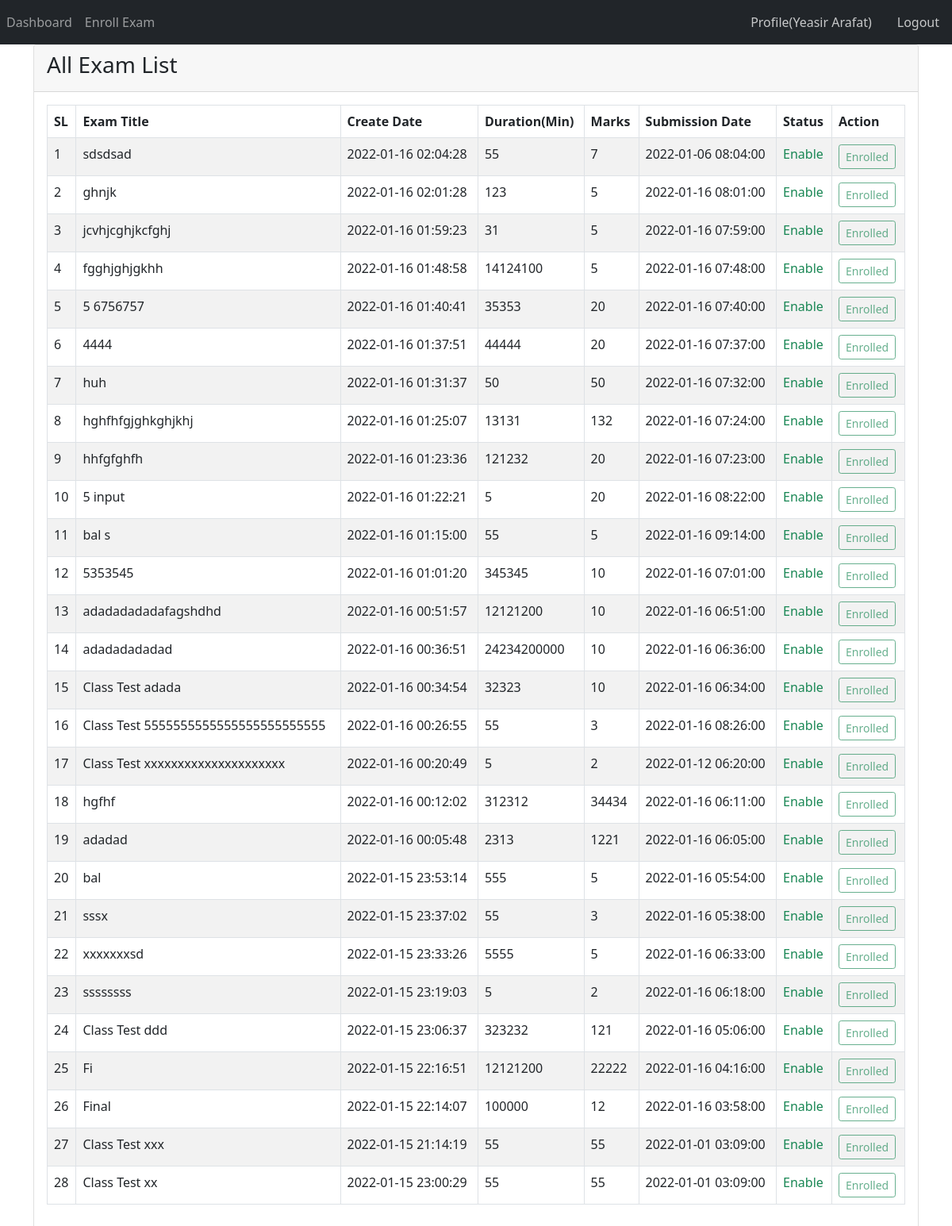
Screenshot of /student_dashboard.php (signed in) with the database file from the repository.
### tables this page shows
CREATE TABLE `std_exam_enrolled` (
  `id` int(10) NOT NULL,
  `exam_id` int(10) NOT NULL,
  `faculty_id` int(10) NOT NULL,
  `enrolled_exam_status` int(1) NOT NULL,
  `std_tbl_std_id` int(10) NOT NULL
);

CREATE TABLE `exam_tbl` (
  `exam_id` int(10) NOT NULL,
  `faculty_id` int(10) NOT NULL,
  `exam_title` varchar(100) NOT NULL,
  `exam_datetime` timestamp NULL DEFAULT current_timestamp() ON UPDATE current_timestamp(),
  `exam_duration` float DEFAULT NULL,
  `qsn1` text DEFAULT NULL,
  `exam_status` binary(1) DEFAULT NULL,
  `total_marks` float DEFAULT 0,
  `exam_declaration_datetime` datetime DEFAULT NULL,
  `sol1` text DEFAULT NULL,
  `qsn2` text DEFAULT NULL,
  `qsn3` text DEFAULT NULL,
  `sol2` text DEFAULT NULL,
  `sol3` text DEFAULT NULL,
  `qsn4` text DEFAULT NULL,
  `qsn5` text DEFAULT NULL,
  `sol4` text DEFAULT NULL,
  `sol5` text DEFAULT NULL
);

### lib/Database.php (called while the page is built, shortened)
<?php
class Database
{
    public $host = DB_HOST;
    public $user = DB_USER;
    public $pass = DB_PASS;
    public $dbname = DB_NAME;
    public $link;
    private function connectDB()
    {
        $this->link = new mysqli($this->host, $this->user, $this->pass, $this->dbname);
    }
    public function select($query)
    {
        $result = $this->link->query($query) or die($this->link->error . __LINE__);
        if ($result->num_rows > 0) {
            return $result;
        } else {
            return false;
        }
    }
}

### lib/Session.php (called while the page is built, shortened)
<?php
class Session
{
    public static function get($key)
    {
        if (isset($_SESSION[$key])) {
            return $_SESSION[$key];
        } else {
            return false;
        }
    }
}

### class/Student.php (called while the page is built, shortened)
<?php
require_once('./lib/Database.php');
class Student
{
    private $db;
    public function __construct()
    {
        $this->db = new Database();
    }
    public function getExamList($std_id)
    {
        $query = "SELECT exam_tbl.* ,std_exam_enrolled.enrolled_exam_status FROM `exam_tbl`
        LEFT JOIN std_exam_enrolled ON exam_tbl.exam_id = std_exam_enrolled.exam_id AND std_exam_enrolled.std_tbl_std_id = '$std_id'  ORDER BY exam_tbl.exam_id DESC";
        $result = $this->db->select($query);
        return $result;
    }
}

### student_dashboard.php (the view, shortened to what this page needs)
<?php
include 'lib/Session.php';
include 'lib/Database.php';
include 'class/Student.php';
$student = new Student();
$studentId =  Session::get('id');
?>
<!DOCTYPE html>
<html lang="en">
<head>
    <link rel="stylesheet" href="assets/css/bootstrap.min.css">
    <link rel="stylesheet" href="assets/css/style.css">
</head>
<body>
    <?php include 'navbarstudent.php' ; ?>
    <div class="container">
        <div class="card">
            <div class="card-header">
                <div class="row">
                    <div class="col-md-12">
                        <h3 class="panel-title">All Exam List</h3>
                    </div>
                </div>
            </div>
            <div class="card-body">
                <div class="table-responsive">
                    <table id="exam_data_table" class="table table-bordered table-striped table-hover">
                        <thead>
                            <tr>
                                <th>SL</th>
                                <th>Exam Title</th>
                                <th>Create Date</th>
                                <th>Duration(Min)</th>
                                <th>Marks</th>
                                <th>Submission Date</th>
                                <th>Status</th>
                                <th>Action</th>
                            </tr>
                        </thead>
                        <tbody>
                            <?php
                            $results = $student->getExamList($studentId);
                            $i = 0;
                            if ($results) {
                                foreach ($results as $value) {
                                    $i++;
                            ?>
                                    <tr>
                                        <td><?php echo $i; ?></td>
                                        <td><?php echo $value['exam_title']; ?></td>
                                        <td><?php echo $value['exam_datetime']; ?></td>
                                        <td><?php echo $value['exam_duration']; ?></td>
                                        <td><?php echo $value['total_marks']; ?></td>
                                        <td><?php echo $value['exam_declaration_datetime']; ?></td>
                                        <td>
                                            <?php
                                            $status = $value['exam_status'];
                                            if ($status == 0) {
                                                echo "<span class='text-success'>Enable</span>";
                                            } else {
                                                echo "<span class='text-warning'>Disable</span>";
                                            }
                                            ?>
                                        </td>
                                        <td>
                                            <?php
                                            if ($status == 0) {
                                                $enroll_status = $value['enrolled_exam_status'];
                                                if ($enroll_status==1 ) {
                                                    ?>
                                                    <button class="btn btn-outline-success btn-sm " disabled>Enrolled</button>
                                                <?php
                                            }   elseif ($enroll_status==2 ) {
                                                    ?>
                                                    <button class="btn btn-outline-danger btn-sm " disabled>Declined</button>
                                                <?php
                                            }  else {
                                                    ?>
                                                <a class="btn btn-outline-success btn-sm disable" href="?examEnrollReq=<?php echo $value['exam_id']; ?>">Enroll Now</a>
                                            <?php
                                                }
                                            }
                                            ?>
                                        </td>
                                    </tr>
                            <?php
                                }
                            }
                            ?>
                        </tbody>
                    </table>
                </div>
            </div>
        </div>
    </div>
</body>
</html>

### rows the page displays
std_exam_enrolled: exam.exam_title "sdsdsad", exam.exam_datetime "2022-01-16 02:04:28", exam.exam_duration "55", exam.total_marks "7", exam.exam_declaration_datetime "2022-01-06 08:04:00", enrolled_exam_status "Enrolled"
std_exam_enrolled: exam.exam_title "ghnjk", exam.exam_datetime "2022-01-16 02:01:28", exam.exam_duration "123", exam.total_marks "5", exam.exam_declaration_datetime "2022-01-16 08:01:00", enrolled_exam_status "Enrolled"
std_exam_enrolled: exam.exam_title "jcvhjcghjkcfghj", exam.exam_datetime "2022-01-16 01:59:23", exam.exam_duration "31", exam.total_marks "5", exam.exam_declaration_datetime "2022-01-16 07:59:00", enrolled_exam_status "Enrolled"
std_exam_enrolled: exam.exam_title "fgghjghjgkhh", exam.exam_datetime "2022-01-16 01:48:58", exam.exam_duration "14124100", exam.total_marks "5", exam.exam_declaration_datetime "2022-01-16 07:48:00", enrolled_exam_status "Enrolled"
std_exam_enrolled: exam.exam_title "5 6756757", exam.exam_datetime "2022-01-16 01:40:41", exam.exam_duration "35353", exam.total_marks "20", exam.exam_declaration_datetime "2022-01-16 07:40:00", enrolled_exam_status "Enrolled"
std_exam_enrolled: exam.exam_title "4444", exam.exam_datetime "2022-01-16 01:37:51", exam.exam_duration "44444", exam.total_marks "20", exam.exam_declaration_datetime "2022-01-16 07:37:00", enrolled_exam_status "Enrolled"
std_exam_enrolled: exam.exam_title "huh", exam.exam_datetime "2022-01-16 01:31:37", exam.exam_duration "50", exam.total_marks "50", exam.exam_declaration_datetime "2022-01-16 07:32:00", enrolled_exam_status "Enrolled"
std_exam_enrolled: exam.exam_title "hghfhfgjghkghjkhj", exam.exam_datetime "2022-01-16 01:25:07", exam.exam_duration "13131", exam.total_marks "132", exam.exam_declaration_datetime "2022-01-16 07:24:00", enrolled_exam_status "Enrolled"
std_exam_enrolled: exam.exam_title "hhfgfghfh", exam.exam_datetime "2022-01-16 01:23:36", exam.exam_duration "121232", exam.total_marks "20", exam.exam_declaration_datetime "2022-01-16 07:23:00", enrolled_exam_status "Enrolled"
std_exam_enrolled: exam.exam_title "5 input", exam.exam_datetime "2022-01-16 01:22:21", exam.exam_duration "5", exam.total_marks "20", exam.exam_declaration_datetime "2022-01-16 08:22:00", enrolled_exam_status "Enrolled"
std_exam_enrolled: exam.exam_title "bal s", exam.exam_datetime "2022-01-16 01:15:00", exam.exam_duration "55", exam.total_marks "5", exam.exam_declaration_datetime "2022-01-16 09:14:00", enrolled_exam_status "Enrolled"
std_exam_enrolled: exam.exam_title "5353545", exam.exam_datetime "2022-01-16 01:01:20", exam.exam_duration "345345", exam.total_marks "10", exam.exam_declaration_datetime "2022-01-16 07:01:00", enrolled_exam_status "Enrolled"
std_exam_enrolled: exam.exam_title "adadadadadafagshdhd", exam.exam_datetime "2022-01-16 00:51:57", exam.exam_duration "12121200", exam.total_marks "10", exam.exam_declaration_datetime "2022-01-16 06:51:00", enrolled_exam_status "Enrolled"
std_exam_enrolled: exam.exam_title "adadadadadad", exam.exam_datetime "2022-01-16 00:36:51", exam.exam_duration "24234200000", exam.total_marks "10", exam.exam_declaration_datetime "2022-01-16 06:36:00", enrolled_exam_status "Enrolled"
std_exam_enrolled: exam.exam_title "Class Test adada", exam.exam_datetime "2022-01-16 00:34:54", exam.exam_duration "32323", exam.total_marks "10", exam.exam_declaration_datetime "2022-01-16 06:34:00", enrolled_exam_status "Enrolled"
std_exam_enrolled: exam.exam_title "Class Test 5555555555555555555555555", exam.exam_datetime "2022-01-16 00:26:55", exam.exam_duration "55", exam.total_marks "3", exam.exam_declaration_datetime "2022-01-16 08:26:00", enrolled_exam_status "Enrolled"
std_exam_enrolled: exam.exam_title "Class Test xxxxxxxxxxxxxxxxxxxxx", exam.exam_datetime "2022-01-16 00:20:49", exam.exam_duration "5", exam.total_marks "2", exam.exam_declaration_datetime "2022-01-12 06:20:00", enrolled_exam_status "Enrolled"
std_exam_enrolled: exam.exam_title "hgfhf", exam.exam_datetime "2022-01-16 00:12:02", exam.exam_duration "312312", exam.total_marks "34434", exam.exam_declaration_datetime "2022-01-16 06:11:00", enrolled_exam_status "Enrolled"
std_exam_enrolled: exam.exam_title "adadad", exam.exam_datetime "2022-01-16 00:05:48", exam.exam_duration "2313", exam.total_marks "1221", exam.exam_declaration_datetime "2022-01-16 06:05:00", enrolled_exam_status "Enrolled"
std_exam_enrolled: exam.exam_title "bal", exam.exam_datetime "2022-01-15 23:53:14", exam.exam_duration "555", exam.total_marks "5", exam.exam_declaration_datetime "2022-01-16 05:54:00", enrolled_exam_status "Enrolled"
std_exam_enrolled: exam.exam_title "sssx", exam.exam_datetime "2022-01-15 23:37:02", exam.exam_duration "55", exam.total_marks "3", exam.exam_declaration_datetime "2022-01-16 05:38:00", enrolled_exam_status "Enrolled"
std_exam_enrolled: exam.exam_title "xxxxxxxsd", exam.exam_datetime "2022-01-15 23:33:26", exam.exam_duration "5555", exam.total_marks "5", exam.exam_declaration_datetime "2022-01-16 06:33:00", enrolled_exam_status "Enrolled"
std_exam_enrolled: exam.exam_title "ssssssss", exam.exam_datetime "2022-01-15 23:19:03", exam.exam_duration "5", exam.total_marks "2", exam.exam_declaration_datetime "2022-01-16 06:18:00", enrolled_exam_status "Enrolled"
std_exam_enrolled: exam.exam_title "Class Test ddd", exam.exam_datetime "2022-01-15 23:06:37", exam.exam_duration "323232", exam.total_marks "121", exam.exam_declaration_datetime "2022-01-16 05:06:00", enrolled_exam_status "Enrolled"
std_exam_enrolled: exam.exam_title "Fi", exam.exam_datetime "2022-01-15 22:16:51", exam.exam_duration "12121200", exam.total_marks "22222", exam.exam_declaration_datetime "2022-01-16 04:16:00", enrolled_exam_status "Enrolled"
std_exam_enrolled: exam.exam_title "Final", exam.exam_datetime "2022-01-15 22:14:07", exam.exam_duration "100000", exam.total_marks "12", exam.exam_declaration_datetime "2022-01-16 03:58:00", enrolled_exam_status "Enrolled"
std_exam_enrolled: exam.exam_title "Class Test xxx", exam.exam_datetime "2022-01-15 21:14:19", exam.exam_duration "55", exam.total_marks "55", exam.exam_declaration_datetime "2022-01-01 03:09:00", enrolled_exam_status "Enrolled"
std_exam_enrolled: exam.exam_title "Class Test xx", exam.exam_datetime "2022-01-15 23:00:29", exam.exam_duration "55", exam.total_marks "55", exam.exam_declaration_datetime "2022-01-01 03:09:00", enrolled_exam_status "Enrolled"

### other values shown
Session::get('name') "Yeasir Arafat"
